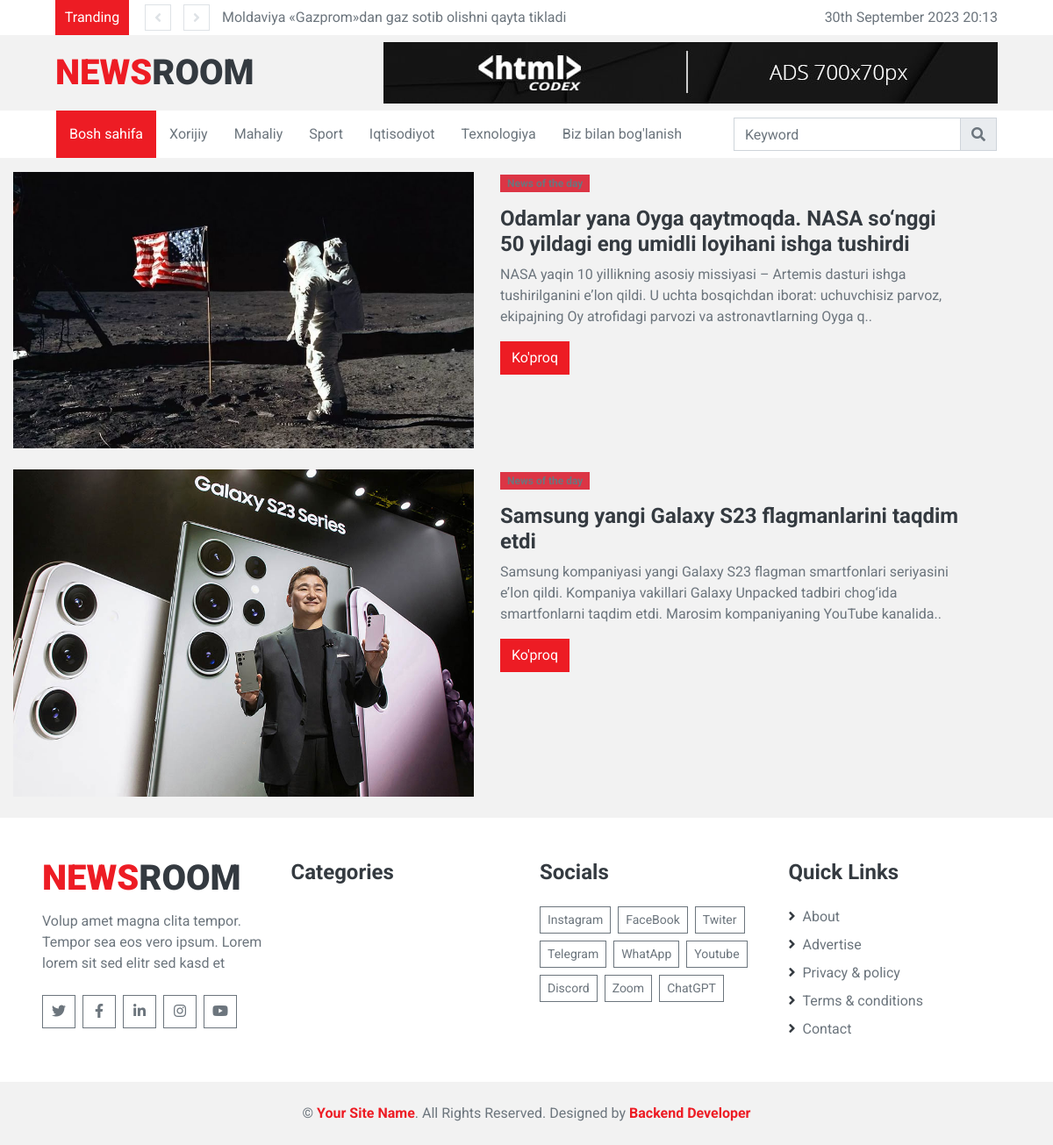
The page /texno/ on the database its author committed.
### news_app/models.py (models this page shows, shortened)
class New(models.Model):
    class Status(models.TextChoices):
        Draft = "DF","Draft"
        Published = "PD","Published"
    title = models.CharField(max_length=300)
    slug = models.SlugField(max_length=300)
    body = models.TextField()
    image = models.ImageField(upload_to='news_img')
    category = models.ForeignKey(Category, on_delete=models.CASCADE)
    publish_time = models.DateTimeField(default=timezone.now)
    created_time = models.DateTimeField(auto_now_add=True)
    update_time = models.DateTimeField(auto_now=True)
    status = models.CharField(max_length=2,
                              choices=Status.choices,
                              default=Status.Draft
                              )
    objects = models.Manager()
    published = PublishedManager()
    class Meta:
        ordering = ["-publish_time"]
    def get_absolute_url(self):
        return reverse('news_detail' ,args=[self.slug])

### news_app/views.py (the view)
# urls.py: path('texno/', TexnologiyaNewView.as_view(), name='texno_news_page'),
class TexnologiyaNewView(ListView):
    model = New
    template_name = 'news/texnologiya.html'
    context_object_name = 'texnologiya_yangiliklar'
    def get_queryset(self):
        news = self.model.published.all().filter(category__name='Texnologiya')
        return news

### news_app/context_processor.py (called while the page is built)
def latest_news(request):
    latest_news = New.published.all().order_by("-publish_time")[:10]
    context = {
        'latest_news':latest_news
    }
    return context

### news_app/models.py (called while the page is built)
    def get_queryset(self):
        return super().get_queryset().filter(status=New.Status.Published)

### templates/news/texnologiya.html (shortened to what this page needs)
{% extends 'news/base.html' %}
{% load static %}
{% block content  %}
{% for news in texnologiya_yangiliklar %}
<div class="row container" style="justify-content: space-around;">
    <div class="col-md-6 mb-4">
        <div class="bg-image hover-overlay ripple shadow-2-strong rounded-5" data-mdb-ripple-color="light">
            <img src="{{news.image.url}}" class="img-fluid"/>
        </div>
    </div>
    <div class="col-md-6 mb-4">
        <span class="badge bg-danger px-2 py-1 shadow-1-strong mb-3">News of the day</span>
        <h4><strong>{{news.title}}</strong></h4>
        <p class="text-muted">
            {{news.body|slice:"200"}}..
        </p>
        <a href="{{news.get_absolute_url}}"><button type="button" class="btn btn-primary">Ko'proq</button></a>
    </div>
</div>
{% endfor %}
{% endblock %}

### templates/news/base.html (shortened to what this page needs)
{% load static %}
<!DOCTYPE html>
<html lang="en">
<head>
        <link rel="stylesheet" href="{% static 'style.css' %}">
        <link href="https://cdnjs.cloudflare.com/ajax/libs/font-awesome/5.15.0/css/all.min.css" rel="stylesheet">
        <link href="{% static 'lib/owlcarousel/assets/owl.carousel.min.css' %}" rel="stylesheet">
        <link href="{% static 'css/style.css' %}" rel="stylesheet">
</head>
<body>
        <div class="container-fluid">
            <div class="row align-items-center bg-light px-lg-5">
                <div class="col-12 col-md-8">
                    <div class="d-flex justify-content-between">
                        <div class="bg-primary text-white text-center py-2" style="width: 100px;">Tranding</div>
                        <div class="owl-carousel owl-carousel-1 tranding-carousel position-relative d-inline-flex align-items-center ml-3" style="width: calc(100% - 100px); padding-left: 90px;">
                            {% for mequre in latest_news %}
                                <div class="text-truncate"><a class="text-secondary" href="{{mequre.get_absolute_url}}">{{mequre.title}}</a></div>
                            {% endfor %}
                        </div>
                    </div>
                </div>
                <div class="col-md-4 text-right d-none d-md-block">
                    {% now "jS F Y H:i" %}
                </div>
            </div>
            <div class="row align-items-center py-2 px-lg-5">
                <div class="col-lg-4">
                    <a href="{% url 'home_page' %}" class="navbar-brand d-none d-lg-block">
                        <h1 class="m-0 display-5 text-uppercase"><span class="text-primary">News</span>Room</h1>
                    </a>
                </div>
                <div class="col-lg-8 text-center text-lg-right">
                    <img class="img-fluid" src="{% static 'img/ads-700x70.jpg' %}" alt="">
                </div>
            </div>
        </div>
        <div class="container-fluid p-0 mb-3">
            <nav class="navbar navbar-expand-lg bg-light navbar-light py-2 py-lg-0 px-lg-5">
                <div class="collapse navbar-collapse justify-content-between px-0 px-lg-3" id="navbarCollapse">
                    <div class="navbar-nav mr-auto py-0">
                        <a href="{% url 'home_page' %}" class="nav-item nav-link active">Bosh sahifa</a>
                        <a href="{% url 'xorij_news_page' %}" class="nav-item nav-link">Xorijiy</a>
                        <a href="{% url 'mahaliy_news_page' %}" class="nav-item nav-link">Mahaliy</a>
                        <a href="{% url 'sport_news_page' %}" class="nav-item nav-link">Sport</a>
                        <a href="{% url 'iqtisod_news_page' %}" class="nav-item nav-link">Iqtisodiyot</a>
                        <a href="{% url 'texno_news_page' %}" class="nav-item nav-link">Texnologiya</a>
                        <a href="{% url 'contact_page' %}" class="nav-item nav-link">Biz bilan bog'lanish</a>
                    </div>
                    <div class="input-group ml-auto" style="width: 100%; max-width: 300px;">
                        <input type="text" class="form-control" placeholder="Keyword">
                        <div class="input-group-append">
                            <button class="input-group-text text-secondary"><i
                                    class="fa fa-search"></i></button>
                        </div>
                    </div>
                </div>
            </nav>
        </div>
        {% block content %}
        {% endblock %}
    <div class="container-fluid bg-light pt-5 px-sm-3 px-md-5">
        <div class="row">
            <div class="col-lg-3 col-md-6 mb-5">
                <a href="index.html" class="navbar-brand">
                    <h1 class="mb-2 mt-n2 display-5 text-uppercase"><span class="text-primary">News</span>Room</h1>
                </a>
                <p>Volup amet magna clita tempor. Tempor sea eos vero ipsum. Lorem lorem sit sed elitr sed kasd et</p>
                <div class="d-flex justify-content-start mt-4">
                    <a class="btn btn-outline-secondary text-center mr-2 px-0" style="width: 38px; height: 38px;" href="#"><i class="fab fa-twitter"></i></a>
                    <a class="btn btn-outline-secondary text-center mr-2 px-0" style="width: 38px; height: 38px;" href="#"><i class="fab fa-facebook-f"></i></a>
                    <a class="btn btn-outline-secondary text-center mr-2 px-0" style="width: 38px; height: 38px;" href="#"><i class="fab fa-linkedin-in"></i></a>
                    <a class="btn btn-outline-secondary text-center mr-2 px-0" style="width: 38px; height: 38px;" href="#"><i class="fab fa-instagram"></i></a>
                    <a class="btn btn-outline-secondary text-center mr-2 px-0" style="width: 38px; height: 38px;" href="#"><i class="fab fa-youtube"></i></a>
                </div>
            </div>
            <div class="col-lg-3 col-md-6 mb-5">
                <h4 class="font-weight-bold mb-4">Categories</h4>
            </div>
            <div class="col-lg-3 col-md-6 mb-5">
                <h4 class="font-weight-bold mb-4">Socials</h4>
                <div class="d-flex flex-wrap m-n1">
                    <a href="https://www.instagram.com/murodulla_dev/" class="btn btn-sm btn-outline-secondary m-1">Instagram</a>
                    <a href="https://www.facebook.com/profile.php?id=100082918335432" class="btn btn-sm btn-outline-secondary m-1">FaceBook</a>
                    <a href="https://twitter.com/?lang=ru" class="btn btn-sm btn-outline-secondary m-1">Twiter</a>
                    <a href="https://t.me/Murodulla_developer" class="btn btn-sm btn-outline-secondary m-1">Telegram</a>
                    <a href="https://www.whatsapp.com/?lang=ru" class="btn btn-sm btn-outline-secondary m-1">WhatApp</a>
                    <a href="https://www.youtube.com/" class="btn btn-sm btn-outline-secondary m-1">Youtube</a>
                    <a href="https://discord.com/" class="btn btn-sm btn-outline-secondary m-1">Discord</a>
                    <a href="https://zoom.us/" class="btn btn-sm btn-outline-secondary m-1">Zoom</a>
                    <a href="https://chat.openai.com/" class="btn btn-sm btn-outline-secondary m-1">ChatGPT</a>
                </div>
            </div>
            <div class="col-lg-3 col-md-6 mb-5">
                <h4 class="font-weight-bold mb-4">Quick Links</h4>
                <div class="d-flex flex-column justify-content-start">
                    <a class="text-secondary mb-2" href="#"><i class="fa fa-angle-right text-dark mr-2"></i>About</a>
                    <a class="text-secondary mb-2" href="#"><i class="fa fa-angle-right text-dark mr-2"></i>Advertise</a>
                    <a class="text-secondary mb-2" href="#"><i class="fa fa-angle-right text-dark mr-2"></i>Privacy & policy</a>
                    <a class="text-secondary mb-2" href="#"><i class="fa fa-angle-right text-dark mr-2"></i>Terms & conditions</a>
                    <a class="text-secondary" href="{% url 'contact_page' %}"><i class="fa fa-angle-right text-dark mr-2"></i>Contact</a>
                </div>
            </div>
        </div>
    </div>
    <div class="container-fluid py-4 px-sm-3 px-md-5">
        <p class="m-0 text-center">
            &copy; <a class="font-weight-bold" href="#">Your Site Name</a>. All Rights Reserved.
			Designed by <a class="font-weight-bold" href="">Backend Developer</a>
        </p>
    </div>
</body>
</html>

### static/style.css (style rules this page uses)
* { padding: 0; }

### rows shown on the page
New: title "Moldaviya «Gazprom»dan gaz sotib olishni qayta tikladi"
New: image (picture), title "Odamlar yana Oyga qaytmoqda. NASA so‘nggi 50 yildagi eng umidli loyihani ishga tushirdi", body "NASA yaqin 10 yillikning asosiy missiyasi – Artemis dasturi ishga tushirilganini e’lon qildi. U uchta bosqichdan iborat: uchuvchisiz parvoz, ekipajning Oy atrofidagi parvozi va astronavtlarning Oyga q"
New: image (picture), title "Samsung yangi Galaxy S23 flagmanlarini taqdim etdi", body "Samsung kompaniyasi yangi Galaxy S23 flagman smartfonlari seriyasini e’lon qildi. Kompaniya vakillari Galaxy Unpacked tadbiri chog‘ida smartfonlarni taqdim etdi. Marosim kompaniyaning YouTube kanalida"
